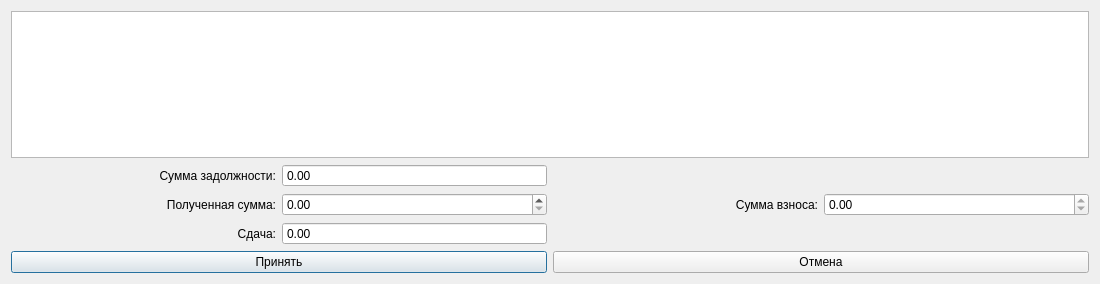
<?xml version="1.0" encoding="UTF-8"?>
<ui version="4.0">
 <class>Payment</class>
 <widget class="QDialog" name="Payment">
  <property name="geometry">
   <rect>
    <x>0</x>
    <y>0</y>
    <width>1100</width>
    <height>284</height>
   </rect>
  </property>
  <property name="windowTitle">
   <string>Dialog</string>
  </property>
  <layout class="QGridLayout" name="gridLayout">
   <item row="1" column="0">
    <layout class="QHBoxLayout" name="horizontalLayout">
     <item>
      <widget class="QLabel" name="label">
       <property name="styleSheet">
        <string notr="true"/>
       </property>
       <property name="text">
        <string>Сумма задолжности:</string>
       </property>
       <property name="alignment">
        <set>Qt::AlignRight|Qt::AlignTrailing|Qt::AlignVCenter</set>
       </property>
      </widget>
     </item>
     <item>
      <widget class="QDoubleSpinBox" name="money">
       <property name="minimumSize">
        <size>
         <width>200</width>
         <height>0</height>
        </size>
       </property>
       <property name="wrapping">
        <bool>false</bool>
       </property>
       <property name="readOnly">
        <bool>true</bool>
       </property>
       <property name="buttonSymbols">
        <enum>QAbstractSpinBox::NoButtons</enum>
       </property>
       <property name="accelerated">
        <bool>false</bool>
       </property>
       <property name="keyboardTracking">
        <bool>true</bool>
       </property>
       <property name="maximum">
        <double>999999999998.000000000000000</double>
       </property>
      </widget>
     </item>
    </layout>
   </item>
   <item row="2" column="0">
    <layout class="QHBoxLayout" name="horizontalLayout_2">
     <item>
      <widget class="QLabel" name="label_2">
       <property name="text">
        <string>Полученная сумма:</string>
       </property>
       <property name="alignment">
        <set>Qt::AlignRight|Qt::AlignTrailing|Qt::AlignVCenter</set>
       </property>
      </widget>
     </item>
     <item>
      <widget class="QDoubleSpinBox" name="payMoney">
       <property name="minimumSize">
        <size>
         <width>200</width>
         <height>0</height>
        </size>
       </property>
       <property name="decimals">
        <number>2</number>
       </property>
       <property name="maximum">
        <double>999999.000000000000000</double>
       </property>
      </widget>
     </item>
    </layout>
   </item>
   <item row="2" column="1">
    <layout class="QHBoxLayout" name="horizontalLayout_3">
     <item>
      <widget class="QLabel" name="label_3">
       <property name="text">
        <string>Сумма взноса:</string>
       </property>
       <property name="alignment">
        <set>Qt::AlignRight|Qt::AlignTrailing|Qt::AlignVCenter</set>
       </property>
      </widget>
     </item>
     <item>
      <widget class="QDoubleSpinBox" name="moneytopay">
       <property name="minimumSize">
        <size>
         <width>200</width>
         <height>0</height>
        </size>
       </property>
       <property name="maximum">
        <double>0.000000000000000</double>
       </property>
      </widget>
     </item>
    </layout>
   </item>
   <item row="4" column="0">
    <widget class="QPushButton" name="pushButton">
     <property name="text">
      <string>Принять</string>
     </property>
    </widget>
   </item>
   <item row="3" column="0">
    <layout class="QHBoxLayout" name="horizontalLayout_4">
     <item>
      <widget class="QLabel" name="label_4">
       <property name="text">
        <string>Сдача:</string>
       </property>
       <property name="alignment">
        <set>Qt::AlignRight|Qt::AlignTrailing|Qt::AlignVCenter</set>
       </property>
      </widget>
     </item>
     <item>
      <widget class="QDoubleSpinBox" name="delivery">
       <property name="minimumSize">
        <size>
         <width>200</width>
         <height>0</height>
        </size>
       </property>
       <property name="readOnly">
        <bool>true</bool>
       </property>
       <property name="buttonSymbols">
        <enum>QAbstractSpinBox::NoButtons</enum>
       </property>
       <property name="accelerated">
        <bool>false</bool>
       </property>
       <property name="maximum">
        <double>9999.000000000000000</double>
       </property>
      </widget>
     </item>
    </layout>
   </item>
   <item row="4" column="1">
    <widget class="QPushButton" name="pushButton_2">
     <property name="text">
      <string>Отмена</string>
     </property>
    </widget>
   </item>
   <item row="0" column="0" colspan="2">
    <widget class="QTableView" name="tableView">
     <property name="selectionMode">
      <enum>QAbstractItemView::SingleSelection</enum>
     </property>
     <property name="selectionBehavior">
      <enum>QAbstractItemView::SelectRows</enum>
     </property>
     <attribute name="horizontalHeaderStretchLastSection">
      <bool>true</bool>
     </attribute>
    </widget>
   </item>
  </layout>
 </widget>
 <resources/>
 <connections/>
</ui>
